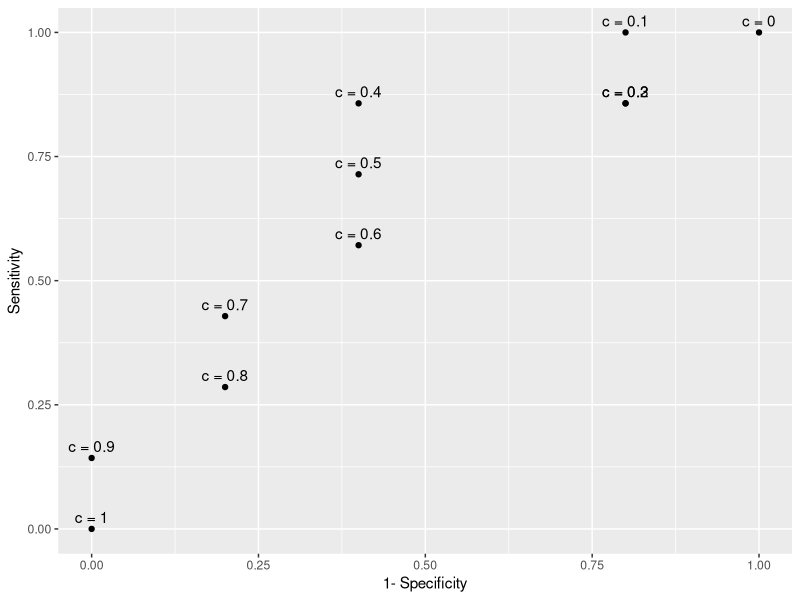
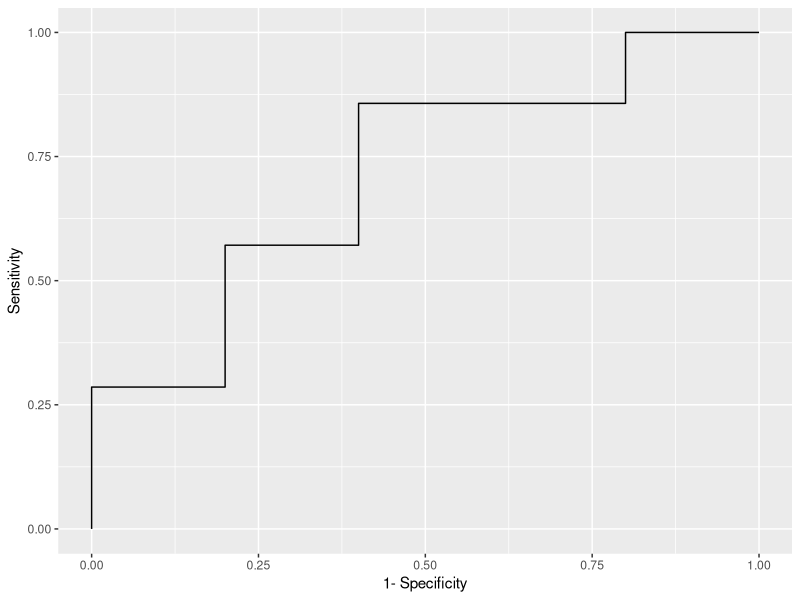
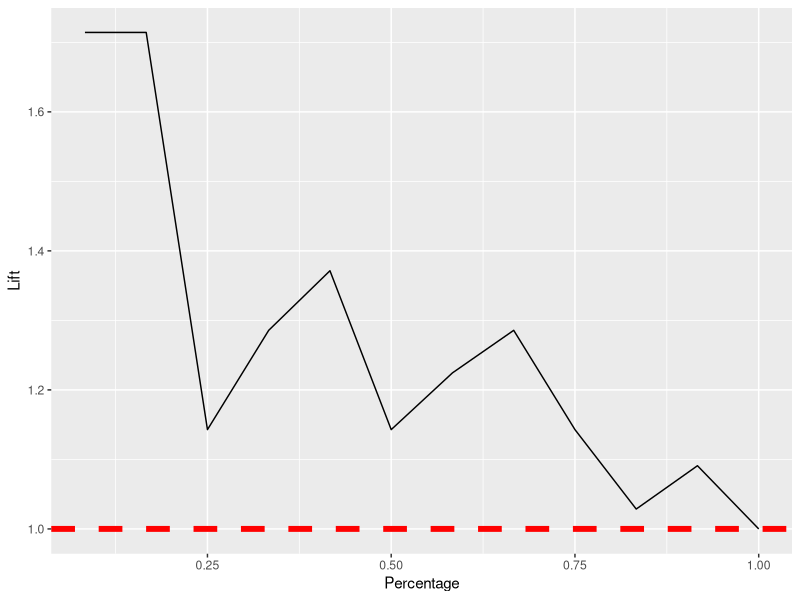
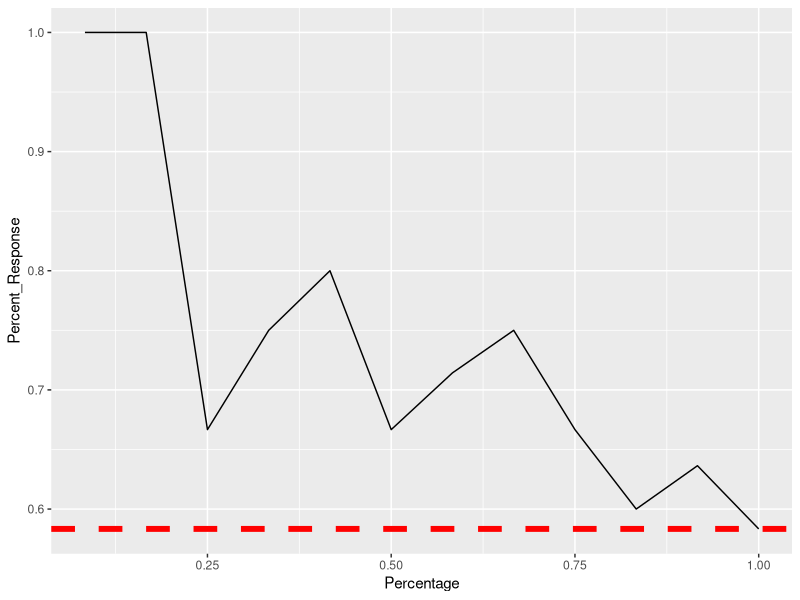

Write the R code that produced these figures, in order.
## ---- chunk 1
knitr::opts_chunk$set(echo = FALSE, message=FALSE, warning=FALSE)
## ---- chunk 2
library(e1071)
library(tidyverse)
ss = c(6,  2, 12,  7, 11,  3, 10,  4,  1,  8,  9,  5)
p <- c(.01, .2, .35,.38, .45, .55, .63, .68, .71,.84, .9, .94)
t <- c(0 ,1, 0, 0,1,1, 0,1,1,0,1 ,1)
t1 = ifelse(t==1, "Survived", "Not Survived")
pred = ifelse(p>.5, "Survived", "Not Survived")

d2 = as.data.frame(cbind(p,pred, t1))
d3 = cbind(c(1:12),d2[ss,])
names(d3) = c("ID","Prob. of Survived","Prediction")
knitr::kable(d3[,c(1:3)], row.names=FALSE)
## ---- chunk 3


names(d3)[4] = c("Truth")
d3$Evaluation = c("TP","FN","TP","FP","TP","TN","FP","TN","TN","TP","TP","FN")
knitr::kable(d3, row.names = FALSE)

## ---- chunk 4
library(caret)
p <- c(.01, .2, .35,.38, .45, .55, .63, .68, .71,.84, .9, .94)
t <- c(0 ,1, 0, 0,1,1, 0,1,1,0,1 ,1)
c.o <- c(0, .1, .2, .3, .4, .5, .6, .7, .8 , .9, 1)
f = function(x){
  pp <- p>x
  cm = confusionMatrix(as.factor(as.numeric(pp)), 
                       as.factor(t), positive = "1")
  rt = c(cm$byClass[1], 1- cm$byClass[2])
  names(rt)=c("Sensitivity", "Spec")
  return(rt)
}

d = as.data.frame(t(sapply(c.o, f)))
label = sapply(c.o, function(x){paste("c =", x)})

d1 = cbind(label, d)
d1[,3]=1-d1[,3]
names(d1)[c(1,3)]=c("Cut-off Values","Specificity")

knitr::kable(d1)
## ---- chunk 5
library(caret)
p <- c(.01, .2, .35,.38, .45, .55, .63, .68, .71,.84, .9, .94)
t <- c(0 ,1, 0, 0,1,1, 0,1,1,0,1 ,1)
c.o <- c(0, .1, .2, .3, .4, .5, .6, .7, .8 , .9, 1)
f = function(x){
  pp <- p>x
  cm = confusionMatrix(as.factor(as.numeric(pp)), 
                       as.factor(t), positive = "1")
  rt = c(cm$byClass[1], 1- cm$byClass[2])
  names(rt)=c("Sensitivity", "Spec")
  return(rt)
}

d = as.data.frame(t(sapply(c.o, f)))
label = sapply(c.o, function(x){paste("c =", x)})

ggplot(d,aes(x = Spec, y = Sensitivity))+geom_point()+geom_text(aes(label= label ,hjust=.5, vjust=-.5))+ xlab("1- Specificity")
## ---- chunk 6
co <- c(0:20)/20
f = function(x){
  pp <- p>x
  cm = confusionMatrix(as.factor(as.numeric(pp)), 
                       as.factor(t), positive = "1")
  rt = c(cm$byClass[1], 1- cm$byClass[2])
  names(rt)=c("Sensitivity", "Spec")
  return(rt)
}

d = as.data.frame(t(sapply(co, f)))
label = sapply(c.o, function(x){paste("c =", x)})

#d1 = d %>% arrange(Sensitivity)
ggplot(d%>% arrange(Sensitivity),aes(x = Spec, y = Sensitivity))+geom_line()+ xlab("1- Specificity")
## ---- chunk 7
d5 = as_tibble(cbind(p,t))
d5 <- d5 %>% arrange(-p)
d5 <-cbind(c(1:12), d5)
names(d5)<-c("Order", "Predicted Probabilities", "True Values")

knitr::kable(d5)
## ---- chunk 8
d5 = as_tibble(cbind(p,t))
d5 <- d5 %>% arrange(-p)
d5 <-cbind(c(1:12), d5)
names(d5)<-c("Order", "Predicted Probabilities", "True Values")

knitr::kable(d5)
## ---- chunk 9
d5 = as_tibble(cbind(p,t))
d5 <- d5 %>% arrange(-p)
d5 <-cbind(c(1:12), d5)
names(d5)<-c("Order", "Predicted Probabilities", "True Values")

knitr::kable(d5)
## ---- chunk 10
d5 = as_tibble(cbind(p,t))
d5 <- d5 %>% arrange(-p)
d5 <-cbind(c(1:12), d5)
names(d5)<-c("Order", "Predicted Probabilities", "True Values")

knitr::kable(d5)
## ---- chunk 11
d5 = as_tibble(cbind(p,t))
d5 <- d5 %>% arrange(-p)
d5 <-cbind(c(1:12), d5)
names(d5)<-c("Order", "Predicted Probabilities", "True Values")

knitr::kable(d5)
## ---- chunk 12
lift = data.frame(Percentage= c(1:12)/12, Lift= c(1,1,2/3,3/4,4/5, 4/6, 5/7, 6/8,6/9,6/10,7/11, 7/12)/(7/12))
knitr::kable(lift)
## ---- chunk 13
ggplot(lift, aes(x = Percentage, y = Lift))+geom_line()+geom_hline(yintercept=1, linetype="dashed", color = "red", size=2)
## ---- chunk 14
res = data.frame(Percentage= c(1:12)/12, Percent_Response = c(1,1,2/3,3/4,4/5, 4/6, 5/7, 6/8,6/9,6/10,7/11, 7/12))

knitr::kable(res)
## ---- chunk 15
ggplot(res, aes(x = Percentage, y = Percent_Response))+geom_line()+ geom_hline(yintercept=7/12, linetype="dashed", color = "red", size=2)
